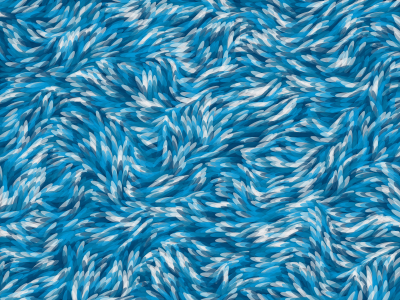
Frame 1 (no input)
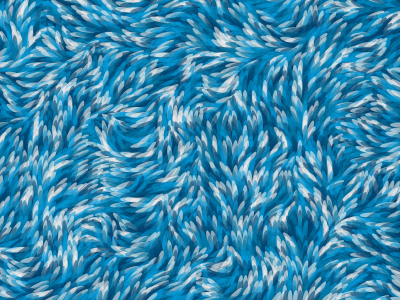
Frame 60 (the mouse pressed at the canvas centre just before this capture)
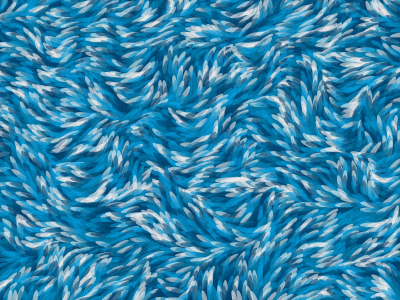
Frame 120 (the mouse held since frame 60 and released just before this capture)

The Processing sketch that drew these frames (run headless with seeded random() and noise(); from frame 60 on, the mouse is pressed at the canvas centre):

// Processing sketch: processing_114705
// ── processing_114705.pde

float xstart, xnoise, ystart, ynoise;
float xstartNoise, ystartNoise;
color[] pal1 = {
  #024873, #049DD9, #0378A6, #F2F2F2
};
color col;


void setup() {
  size(400, 300);
  smooth();
  background(255);
  frameRate(24);
  xstartNoise = random(20);
  ystartNoise = random(20);
  xstart = random(10);
  ystart = random(10);
}
void draw () {
  background(#022340);
  xstartNoise += 0.01;
  ystartNoise += 0.01;
  xstart += (noise(xstartNoise) * 0.5) - 0.25;
  ystart += (noise(ystartNoise) * 0.5) - 0.25;
  xnoise = xstart;
  ynoise = ystart;
  for (int y = 0; y <= height; y+=5) {
    ynoise += 0.1;
    xnoise = xstart;
    for (int x = 0; x <= width; x+=5) { 
      xnoise += 0.1;
      col = pal1[int(random(pal1.length))];
      drawPoint(x, y, noise(xnoise, ynoise), col);
    }
  }
  
    
}
void drawPoint(float x, float y, float noiseFactor, color _col) {
  pushMatrix();
  translate(x, y);
  rotate(noiseFactor * radians(360));
  fill(_col, 150);
  noStroke();
  ellipse(0, 0, 20, 5);
  popMatrix();
}
